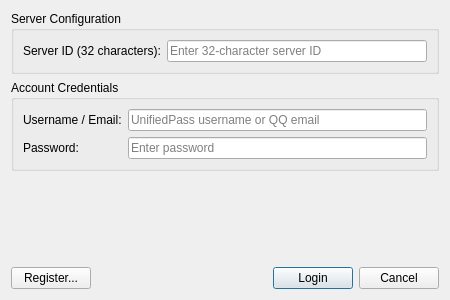
<?xml version="1.0" encoding="UTF-8"?>
<ui version="4.0">
 <class>UnifiedPassLoginDialog</class>
 <widget class="QDialog" name="UnifiedPassLoginDialog">
  <property name="geometry">
   <rect>
    <x>0</x>
    <y>0</y>
    <width>450</width>
    <height>300</height>
   </rect>
  </property>
  <property name="windowTitle">
   <string>Add UnifiedPass Account</string>
  </property>
  <layout class="QVBoxLayout" name="verticalLayout">
   <item>
    <widget class="QGroupBox" name="serverConfigGroup">
     <property name="title">
      <string>Server Configuration</string>
     </property>
     <layout class="QFormLayout" name="serverFormLayout">
      <item row="0" column="0">
       <widget class="QLabel" name="serverIdLabel">
        <property name="text">
         <string>Server ID (32 characters):</string>
        </property>
       </widget>
      </item>
      <item row="0" column="1">
       <widget class="QLineEdit" name="serverIdEdit">
        <property name="placeholderText">
         <string>Enter 32-character server ID</string>
        </property>
        <property name="maxLength">
         <number>32</number>
        </property>
       </widget>
      </item>
     </layout>
    </widget>
   </item>
   <item>
    <widget class="QGroupBox" name="credentialsGroup">
     <property name="title">
      <string>Account Credentials</string>
     </property>
     <layout class="QFormLayout" name="credentialsFormLayout">
      <item row="0" column="0">
       <widget class="QLabel" name="usernameLabel">
        <property name="text">
         <string>Username / Email:</string>
        </property>
       </widget>
      </item>
      <item row="0" column="1">
       <widget class="QLineEdit" name="usernameEdit">
        <property name="placeholderText">
         <string>UnifiedPass username or QQ email</string>
        </property>
       </widget>
      </item>
      <item row="1" column="0">
       <widget class="QLabel" name="passwordLabel">
        <property name="text">
         <string>Password:</string>
        </property>
       </widget>
      </item>
      <item row="1" column="1">
       <widget class="QLineEdit" name="passwordEdit">
        <property name="echoMode">
         <enum>QLineEdit::Password</enum>
        </property>
        <property name="placeholderText">
         <string>Enter password</string>
        </property>
       </widget>
      </item>
     </layout>
    </widget>
   </item>
   <item>
    <widget class="QLabel" name="statusLabel">
     <property name="text">
      <string/>
     </property>
     <property name="wordWrap">
      <bool>true</bool>
     </property>
    </widget>
   </item>
   <item>
    <spacer name="verticalSpacer">
     <property name="orientation">
      <enum>Qt::Vertical</enum>
     </property>
     <property name="sizeHint" stdset="0">
      <size>
       <width>20</width>
       <height>10</height>
      </size>
     </property>
    </spacer>
   </item>
   <item>
    <layout class="QHBoxLayout" name="buttonLayout">
     <item>
      <widget class="QPushButton" name="registerButton">
       <property name="text">
        <string>Register...</string>
       </property>
      </widget>
     </item>
     <item>
      <spacer name="horizontalSpacer">
       <property name="orientation">
        <enum>Qt::Horizontal</enum>
       </property>
       <property name="sizeHint" stdset="0">
        <size>
         <width>40</width>
         <height>20</height>
        </size>
       </property>
      </spacer>
     </item>
     <item>
      <widget class="QPushButton" name="loginButton">
       <property name="text">
        <string>Login</string>
       </property>
       <property name="default">
        <bool>true</bool>
       </property>
      </widget>
     </item>
     <item>
      <widget class="QPushButton" name="cancelButton">
       <property name="text">
        <string>Cancel</string>
       </property>
      </widget>
     </item>
    </layout>
   </item>
  </layout>
 </widget>
 <resources/>
 <connections/>
</ui>
